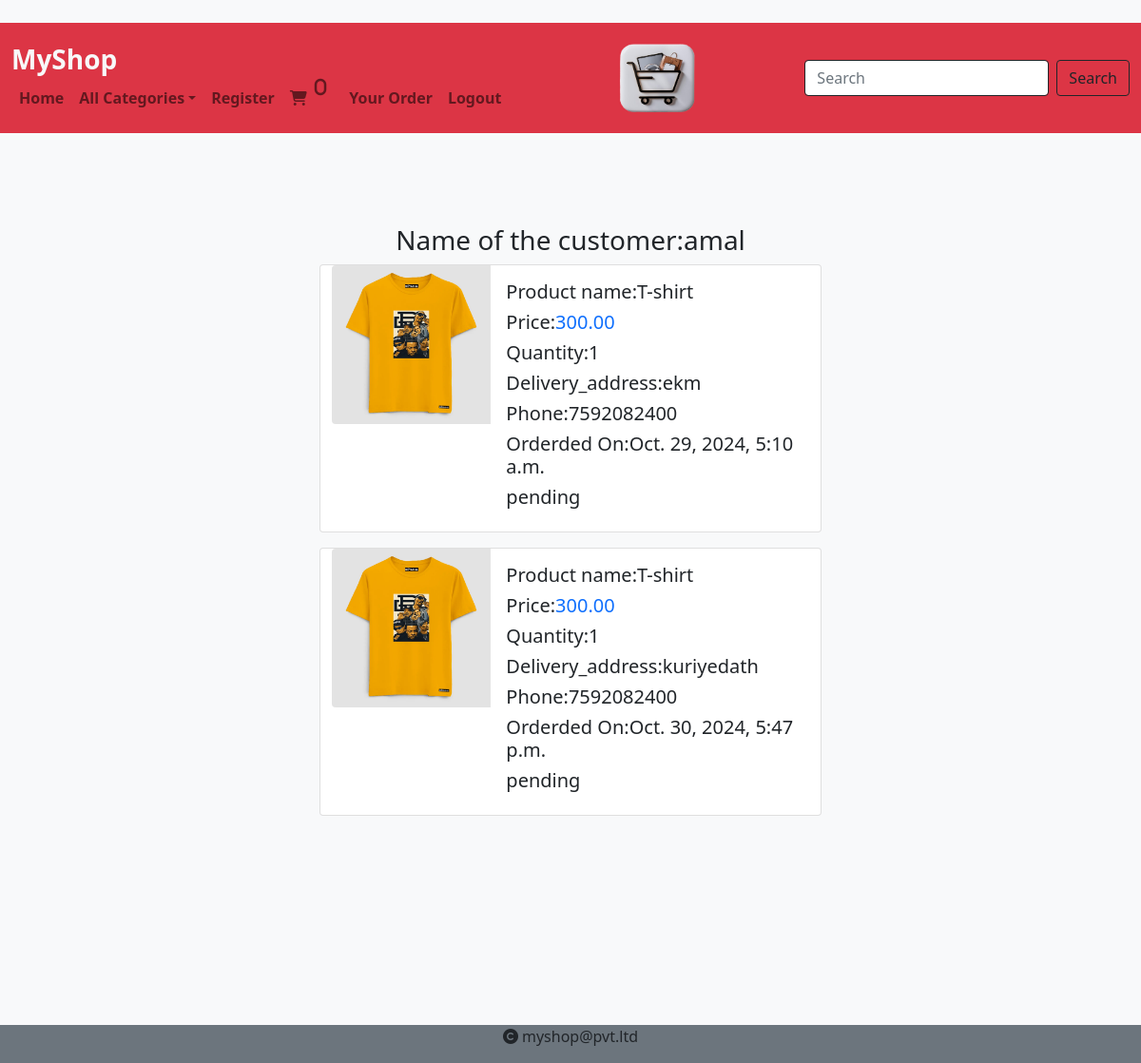
The app's page /cart/orders/ (signed in) with its own data.
### cart/models.py (models this page shows)
class Order_details(models.Model):
    product=models.ForeignKey(products,on_delete=models.CASCADE)
    user=models.ForeignKey(User,on_delete=models.CASCADE)
    no_of_items=models.IntegerField()
    address=models.TextField()
    phone_no=models.BigIntegerField()
    pin=models.IntegerField()
    order_id=models.CharField(max_length=20,blank=True)
    ordered_date=models.DateTimeField(auto_now_add=True)
    payment_status=models.CharField(max_length=20,default="pending")
    delivery_status=models.CharField(max_length=20,default="pending")

### shop/models.py (models this page shows, shortened)
class products(models.Model):
    name=models.CharField(max_length=20)
    desc=models.TextField()
    image=models.ImageField(upload_to="category")
    price=models.DecimalField(max_digits=10,decimal_places=2)
    stock=models.IntegerField()
    available=models.BooleanField(default=True)
    created=models.DateTimeField(auto_now_add=True)
    updated=models.DateTimeField(auto_now=True)
    category=models.ForeignKey(Category,on_delete=models.CASCADE)

### cart/views.py (the view)
# urls.py: path('orders/',views.orders,name="orders"),
def orders(request):
    u=request.user
    o=Order_details.objects.filter(user=u,payment_status="paid")
    context={'orders':o}
    return render(request,'your_orders.html',context)

### cart/context_processors.py (called while the page is built)
def count_items(request):
    u=request.user
    count=0
    if request.user.is_authenticated:
        try:
            c=Cart.objects.filter(user=u)
            for i in c:
                count+=i.quantity
        except:
            count=0
    return {'c':count}

### shop/context_processors.py (called while the page is built)
def menu_links(request):
    c=Category.objects.all()
    return {'links':c}

### templates/your_orders.html
{% extends 'base.html' %}
{% load static %}
{% block content %}
    <div class="container mt-5 p-5 bg-light w-50" style="margin-bottom:100px;">
    <div class="row">
         <h3 class="text-center">Name of the customer:{{user.username}}</h3>
      {% for i in orders %}
      <div class="card mb-3 mx-auto" style="max-width: 800px;">
  <div class="row g-0">
    <div class="col-md-4">
      <img src="{{i.product.image.url}}" class="img-fluid rounded-start" alt="...">
    </div>
    <div class="col-md-8">
      <div class="card-body">
        <h5 class="card-title">Product name:{{i.product.name}}</h5>
          <h5 class="card-title">Price:<span class="text-primary">{{i.product.price}}</span></h5>
         <h5 class="card-title">Quantity:{{i.no_of_items}}</h5>
         <h5 class="card-title">Delivery_address:{{i.address}}</h5>
         <h5 class="card-title">Phone:{{i.phone_no}}</h5>
         <h5 class="card-title">Orderded On:{{i.ordered_date}}</h5>
         <h5 class="card-title">{{i.delivery_status}}</h5>
      </div>
    </div>
  </div>
</div>
        {% endfor %}
    </div>
    </div>
{% endblock %}

### templates/base.html (shortened to what this page needs)
<!DOCTYPE html>
{% load static %}
<html lang="en">
<head>
    <link href="https://cdn.jsdelivr.net/npm/bootstrap@5.0.2/dist/css/bootstrap.min.css"
          rel="stylesheet"
>
    <link rel="stylesheet" href="{% static 'css/style.css' %}">
    <link rel="stylesheet"
          href="https://cdnjs.cloudflare.com/ajax/libs/font-awesome/6.6.0/css/all.min.css"
 />
</head>
<body class="bg-light">
    <header>
        <nav class="navbar navbar-expand-lg navbar-light bg-danger mt-1">
            <div class="container-fluid d-flex justify-content-between">
                <div class="">
                    <a class="navbar-brand fs-3 fw-bold text-light" href="#">MyShop</a>
                    <div class="collapse navbar-collapse" id="navbarSupportedContent">
                        <ul class="navbar-nav me-auto mb-2 mb-lg-0 fw-bold">
                            <li class="nav-item">
                                <a class="nav-link" aria-current="page" href="{% url 'shop:categories' %}">Home</a>
                            </li>
                            <li class="nav-item dropdown">
                                <a class="nav-link dropdown-toggle" href="#" id="navbarDropdown" role="button"
                                   data-bs-toggle="dropdown" aria-expanded="false">All Categories</a>
                            </li>
                            <li class="nav-item">
                                <a class="nav-link" aria-current="page" href="{% url 'shop:register' %}">Register</a>
                            </li>
                            {% if user.is_authenticated %}
                            {% if user.is_superuser == False %}
                                <li class="nav-item">
                                    <a class="nav-link" aria-current="page" href="{% url 'cart:cartview' %}">
                                        <i class="fa-solid fa-cart-shopping"><sup class="mx-2 fs-5">{{c}}</sup></i>
                                    </a>
                                </li>
                             <li class="nav-item">
                                    <a class="nav-link" aria-current="page" href="{% url 'cart:orders' %}">Your Order</a>
                                </li>
                            {% endif %}
                                <li class="nav-item">
                                    <a class="nav-link" aria-current="page" href="{% url 'shop:logout' %}">Logout</a>
                                </li>
                            {% else %}
                                <li class="nav-item">
                                    <a class="nav-link" aria-current="page" href="{% url 'shop:login' %}">Login</a>
                                </li>
                            {% endif %}
                        </ul>
                    </div>
                </div>
                <div>
                    <img src="{% static 'images/shopping-cart.png' %}" height="100px" width="110px" alt="Shopping Cart">
                </div>
                <div>
                    <form class="d-flex" method="post" action="{% url 'search:search' %}">
                        <input class="form-control me-2 border border-dark" type="search" name="q" placeholder="Search" aria-label="Search">
                        <button class="btn btn-outline-dark" type="submit">Search</button>
                    </form>
                </div>
            </div>
        </nav>
    </header>
    {% block content %}
    {% endblock %}
    <br><br><br><br>
    <footer class="footer text-center bg-secondary">
        <p><i class="fa-solid fa-copyright me-1"></i>myshop@pvt.ltd</p>
    </footer>
</body>
</html>

### static/css/style.css (style rules this page uses)
body { background-color:white; }
.footer { position:fixed; bottom:0; left:0; background-color:#6965a6; height:40px; weight:100px; width:100%; }

### records on screen
Order_details: product.image (picture), product.name "T-shirt", product.price "300.00", no_of_items "1", address "ekm", phone_no "7592082400", ordered_date "Oct. 29, 2024, 5:10 a.m.", delivery_status "pending"
Order_details: product.image (picture), product.name "T-shirt", product.price "300.00", no_of_items "1", address "kuriyedath", phone_no "7592082400", ordered_date "Oct. 30, 2024, 5:47 p.m.", delivery_status "pending"

### other values on screen
{{ c }} "0"
{{ user.username }} "amal"
